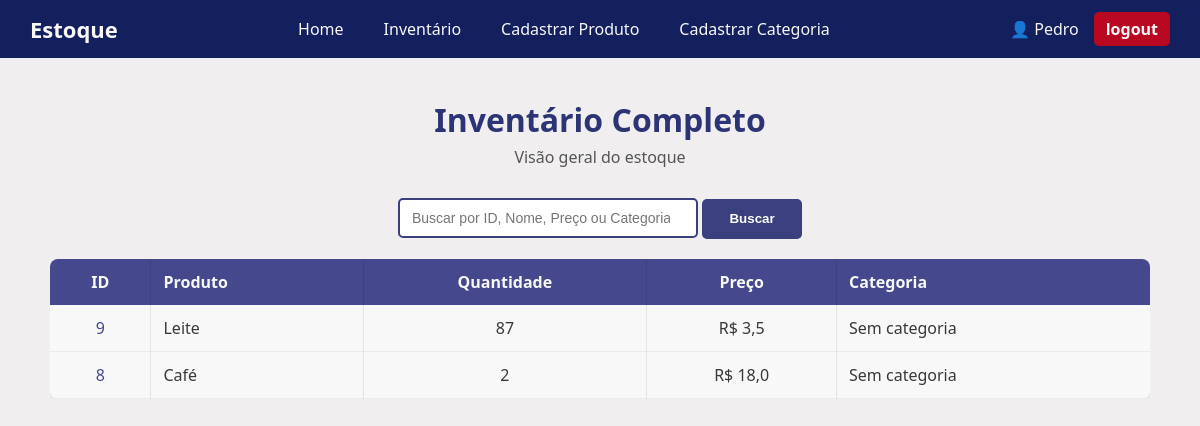
The app's page /inventario/ (signed in), older data.
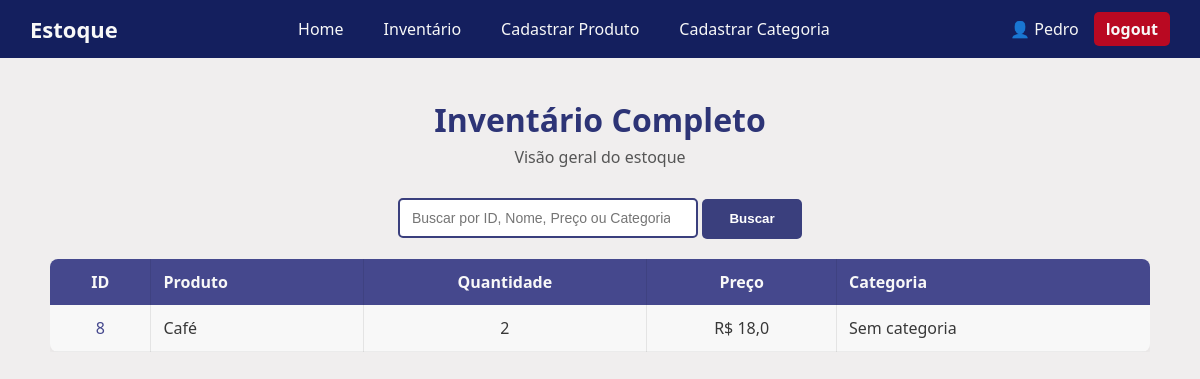
The same page, newer data.
### SistemaEstoque/models.py (models this page shows, shortened)
class Estoque(models.Model):
    nome=models.CharField(max_length=50,)
    quantidade=models.IntegerField(max_length=50, default=0)
    preco=models.FloatField(default=0)
    data_criacao=models.DateTimeField(default=timezone.now)
    categoria=models.ForeignKey(Categoria,on_delete=models.SET_NULL,blank=True,null=True)
    criador=models.ForeignKey(User,on_delete=models.SET_NULL,blank=True,null=True)

### SistemaEstoque/views/inventario.py (the view)
# urls.py: path('inventario/', views.inventario , name='inventario'),
@login_required(login_url='SistemaEstoque:login')
def inventario(request):
    estoque=Estoque.objects.filter().order_by('-id',)
    paginator=Paginator(estoque,30)
    page_number=request.GET.get('page')
    page_obj=paginator.get_page(page_number)
    total_produtos=Estoque.objects.count()
    contexto={
        'estoque':page_obj,
        'total_produtos' : total_produtos
    }
    return render(request,'SistemaEstoque/inventario.html',contexto)

### SistemaEstoque/templates/SistemaEstoque/inventario.html
{% extends "global/base.html" %}
{% block content %}
   <div class="inventario-container">
    <h1 class="inventario-title">Inventário Completo</h1>
    <p class="inventario-subtitle">Visão geral do estoque</p>
    <div class="search-container">
        <form action="{% url "SistemaEstoque:search" %}" method="GET">
                <input type="search" class="search-input" placeholder="Buscar por ID, Nome, Preço ou Categoria..." id="search" name="q" value="{{search_value}}">
                <button class="search-btn">Buscar</button>
        </form>
    </div>
    <div class="inventario-table-container">
        <table class="inventario-table">
            <thead>
                <tr>
                    <th>ID</t>
                    <th>Produto</th>
                    <th>Quantidade</th>
                    <th>Preço</th>
                    <th>Categoria</th>
                </tr>
            </thead>
            <tbody>
                {% for produto in estoque %}
                <tr>
                    <td>
                        <a href="{% url 'SistemaEstoque:item_sozinho' produto.id %}" class="table-link"> {{produto.id}}</a>
                    </td>
                    <td>
                        {{ produto.nome }}
                    </td>
                    <td>
                        {{ produto.quantidade }}
                    </td>
                    <td>
                        R$ {{ produto.preco }}
                    </td>
                    <td>
                        {{ produto.categoria|default:"Sem categoria" }}
                    </td>
                </tr>
                {% empty %}
                <tr>
                    <td colspan="5">Nenhum produto cadastrado.</td>
                </tr>
                {% endfor %}
            </tbody>
        </table>
    </div>
</div>
{% endblock content %}

Row changes from the older to the newer data that the page shows:
removed Estoque: id "9", nome "Leite", quantidade "87", preco "3,5", categoria "Sem categoria"
